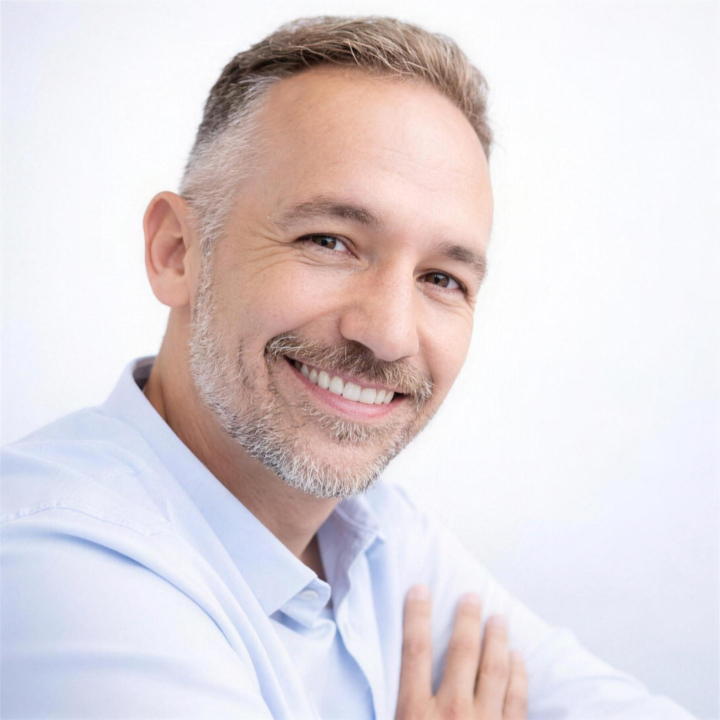
#> input picture brandooers/produccion-cap01/lanzamiento/perfiles/foto_marc/marc_2k.png, 2160 x 2160 px (shown at 1/3 size)
$ python hacer_avatares.py
#> lines starting #> are read from the running program, lines starting #| are printed output that depends on the picture
"""Download the upscaled profile photo and cut the avatar of each network (plus the /enlaces/ photo)."""
import pathlib, urllib.request
from PIL import Image

HERE = pathlib.Path(__file__).parent
SRC = 'https://d8j0ntlcm91z4.cloudfront.net/user_3EK1A7UZAYUqpkNAaZJW4e4EYJI/hf_20261029_143112_4056d82b-6095-4998-97fe-14cc6ebd7171.png'
ENLACES = HERE.parents[3] / 'brandooers_public' / 'enlaces' / 'marc-herrero.webp'

big = HERE / 'marc_2k.png'
if not big.exists():
    urllib.request.urlretrieve(SRC, big)
im = Image.open(big).convert('RGB')
#> im is the input picture: PIL image 2160x2160 RGB; mean R, G, B 224.4, 215.5, 218.9
print('source', im.size)
#| source (2160, 2160)
for name, s in [('youtube', 800), ('instagram', 1080), ('tiktok', 720), ('facebook', 720), ('linkedin', 400), ('google', 720)]:
    im.resize((s, s), Image.LANCZOS).save(HERE / f'avatar_{name}_{s}.jpg', quality=92)
#> this loop made 6 passes
#> pass 1, `im.resize((s, s), Image.LANCZOS).save(HERE / f'avatar_{name}_{s}.jpg',..`:
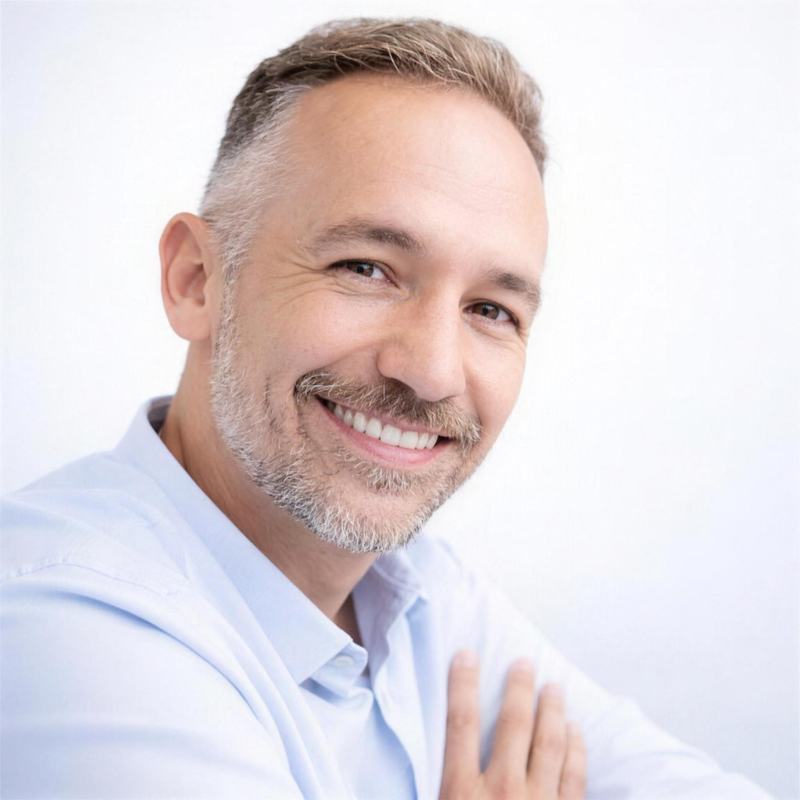
#> saved as avatar_youtube_800.jpg: PIL image 800x800 RGB; mean R, G, B 224.4, 215.5, 218.9
im.resize((320, 320), Image.LANCZOS).save(ENLACES, quality=88)
im.resize((600, 600), Image.LANCZOS).save(HERE / 'preview.jpg', quality=90)
print('ok', ENLACES)
